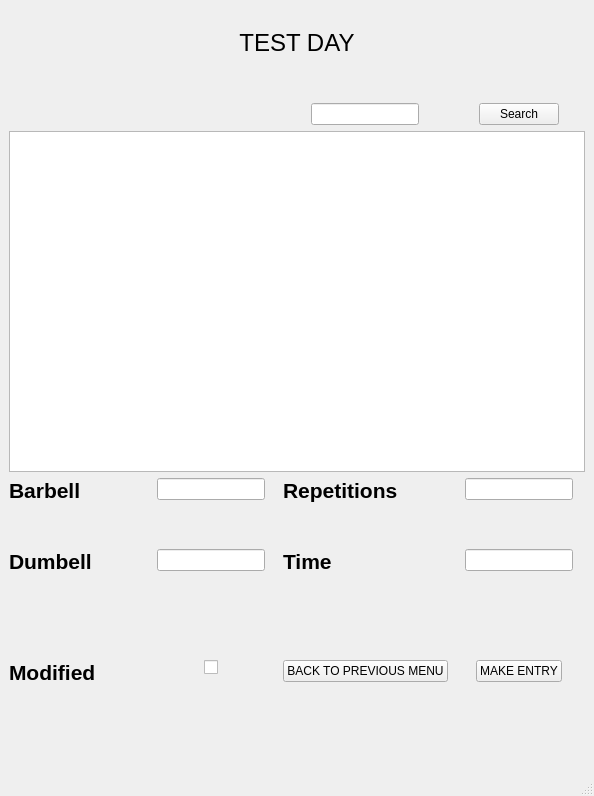
<?xml version="1.0" encoding="UTF-8"?>
<ui version="4.0">
 <class>MainWindow</class>
 <widget class="QMainWindow" name="MainWindow">
  <property name="geometry">
   <rect>
    <x>0</x>
    <y>0</y>
    <width>594</width>
    <height>796</height>
   </rect>
  </property>
  <property name="windowTitle">
   <string>MainWindow</string>
  </property>
  <widget class="QWidget" name="centralwidget">
   <layout class="QGridLayout" name="gridLayout">
    <item row="1" column="1" colspan="2">
     <widget class="QLabel" name="label_2">
      <property name="text">
       <string>&lt;html&gt;&lt;head/&gt;&lt;body&gt;&lt;p align=&quot;center&quot;&gt;&lt;span style=&quot; font-size:18pt;&quot;&gt;TEST DAY&lt;/span&gt;&lt;/p&gt;&lt;p align=&quot;center&quot;&gt;&lt;br/&gt;&lt;/p&gt;&lt;/body&gt;&lt;/html&gt;</string>
      </property>
     </widget>
    </item>
    <item row="3" column="0" colspan="4">
     <widget class="QTableWidget" name="tableWidget_2">
      <property name="minimumSize">
       <size>
        <width>100</width>
        <height>0</height>
       </size>
      </property>
      <property name="editTriggers">
       <set>QAbstractItemView::NoEditTriggers</set>
      </property>
      <property name="tabKeyNavigation">
       <bool>false</bool>
      </property>
      <property name="showDropIndicator" stdset="0">
       <bool>false</bool>
      </property>
      <property name="dragDropOverwriteMode">
       <bool>false</bool>
      </property>
      <attribute name="horizontalHeaderStretchLastSection">
       <bool>true</bool>
      </attribute>
     </widget>
    </item>
    <item row="4" column="2">
     <widget class="QLabel" name="label_10">
      <property name="text">
       <string>&lt;html&gt;&lt;head/&gt;&lt;body&gt;&lt;p&gt;&lt;span style=&quot; font-size:16pt; font-weight:600;&quot;&gt;Repetitions&lt;/span&gt;&lt;/p&gt;&lt;p&gt;&lt;br/&gt;&lt;/p&gt;&lt;/body&gt;&lt;/html&gt;</string>
      </property>
     </widget>
    </item>
    <item row="5" column="1" alignment="Qt::AlignHCenter|Qt::AlignTop">
     <widget class="QLineEdit" name="lineEdit_4"/>
    </item>
    <item row="0" column="0" colspan="4">
     <widget class="QLabel" name="label">
      <property name="text">
       <string/>
      </property>
      <property name="pixmap">
       <pixmap>2.jpg</pixmap>
      </property>
      <property name="scaledContents">
       <bool>true</bool>
      </property>
     </widget>
    </item>
    <item row="2" column="3" alignment="Qt::AlignHCenter|Qt::AlignBottom">
     <widget class="QPushButton" name="pushButton_3">
      <property name="text">
       <string>Search</string>
      </property>
     </widget>
    </item>
    <item row="4" column="1" alignment="Qt::AlignHCenter|Qt::AlignTop">
     <widget class="QLineEdit" name="lineEdit_3"/>
    </item>
    <item row="5" column="0" alignment="Qt::AlignTop">
     <widget class="QLabel" name="label_9">
      <property name="text">
       <string>&lt;html&gt;&lt;head/&gt;&lt;body&gt;&lt;p&gt;&lt;span style=&quot; font-size:16pt; font-weight:600;&quot;&gt;Dumbell&lt;/span&gt;&lt;/p&gt;&lt;p&gt;&lt;br/&gt;&lt;/p&gt;&lt;/body&gt;&lt;/html&gt;</string>
      </property>
     </widget>
    </item>
    <item row="5" column="3" alignment="Qt::AlignHCenter|Qt::AlignTop">
     <widget class="QLineEdit" name="lineEdit_6"/>
    </item>
    <item row="2" column="2" alignment="Qt::AlignHCenter|Qt::AlignBottom">
     <widget class="QLineEdit" name="lineEdit"/>
    </item>
    <item row="4" column="3" alignment="Qt::AlignHCenter|Qt::AlignTop">
     <widget class="QLineEdit" name="lineEdit_5"/>
    </item>
    <item row="4" column="0">
     <widget class="QLabel" name="label_8">
      <property name="text">
       <string>&lt;html&gt;&lt;head/&gt;&lt;body&gt;&lt;p&gt;&lt;span style=&quot; font-size:16pt; font-weight:600;&quot;&gt;Barbell&lt;/span&gt;&lt;/p&gt;&lt;p&gt;&lt;br/&gt;&lt;/p&gt;&lt;/body&gt;&lt;/html&gt;</string>
      </property>
     </widget>
    </item>
    <item row="5" column="2">
     <widget class="QLabel" name="label_11">
      <property name="text">
       <string>&lt;html&gt;&lt;head/&gt;&lt;body&gt;&lt;p&gt;&lt;span style=&quot; font-size:16pt; font-weight:600;&quot;&gt;Time&lt;/span&gt;&lt;/p&gt;&lt;p&gt;&lt;br/&gt;&lt;/p&gt;&lt;p&gt;&lt;br/&gt;&lt;/p&gt;&lt;/body&gt;&lt;/html&gt;</string>
      </property>
     </widget>
    </item>
    <item row="6" column="0">
     <widget class="QLabel" name="label_12">
      <property name="text">
       <string>&lt;html&gt;&lt;head/&gt;&lt;body&gt;&lt;p&gt;&lt;span style=&quot; font-size:16pt; font-weight:600;&quot;&gt;Modified&lt;/span&gt;&lt;/p&gt;&lt;p&gt;&lt;br/&gt;&lt;/p&gt;&lt;p&gt;&lt;br/&gt;&lt;/p&gt;&lt;/body&gt;&lt;/html&gt;</string>
      </property>
     </widget>
    </item>
    <item row="6" column="1" alignment="Qt::AlignHCenter|Qt::AlignTop">
     <widget class="QCheckBox" name="checkBox">
      <property name="text">
       <string/>
      </property>
     </widget>
    </item>
    <item row="6" column="3" alignment="Qt::AlignHCenter|Qt::AlignTop">
     <widget class="QPushButton" name="pushButton">
      <property name="text">
       <string>MAKE ENTRY</string>
      </property>
     </widget>
    </item>
    <item row="6" column="2" alignment="Qt::AlignHCenter|Qt::AlignTop">
     <widget class="QPushButton" name="pushButton_2">
      <property name="text">
       <string>BACK TO PREVIOUS MENU</string>
      </property>
     </widget>
    </item>
   </layout>
  </widget>
  <widget class="QStatusBar" name="statusbar"/>
  <widget class="QMenuBar" name="menuBar">
   <property name="geometry">
    <rect>
     <x>0</x>
     <y>0</y>
     <width>594</width>
     <height>21</height>
    </rect>
   </property>
  </widget>
 </widget>
 <resources/>
 <connections/>
</ui>
